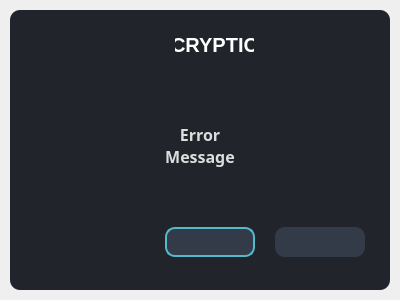
<?xml version="1.0" encoding="UTF-8"?>
<ui version="4.0">
 <class>Dialog</class>
 <widget class="QDialog" name="Dialog">
  <property name="geometry">
   <rect>
    <x>0</x>
    <y>0</y>
    <width>400</width>
    <height>300</height>
   </rect>
  </property>
  <property name="windowTitle">
   <string>Dialog</string>
  </property>
  <layout class="QVBoxLayout" name="verticalLayout">
   <property name="spacing">
    <number>0</number>
   </property>
   <property name="leftMargin">
    <number>10</number>
   </property>
   <property name="topMargin">
    <number>10</number>
   </property>
   <property name="rightMargin">
    <number>10</number>
   </property>
   <property name="bottomMargin">
    <number>10</number>
   </property>
   <item>
    <widget class="QFrame" name="frame">
     <property name="styleSheet">
      <string notr="true">background: #21252B;
border-radius: 10px;</string>
     </property>
     <property name="frameShape">
      <enum>QFrame::NoFrame</enum>
     </property>
     <property name="frameShadow">
      <enum>QFrame::Raised</enum>
     </property>
     <widget class="QFrame" name="logo">
      <property name="geometry">
       <rect>
        <x>105</x>
        <y>10</y>
        <width>169</width>
        <height>50</height>
       </rect>
      </property>
      <property name="maximumSize">
       <size>
        <width>16777215</width>
        <height>50</height>
       </size>
      </property>
      <property name="frameShape">
       <enum>QFrame::NoFrame</enum>
      </property>
      <property name="frameShadow">
       <enum>QFrame::Raised</enum>
      </property>
      <layout class="QHBoxLayout" name="horizontalLayout">
       <property name="spacing">
        <number>0</number>
       </property>
       <property name="leftMargin">
        <number>0</number>
       </property>
       <property name="topMargin">
        <number>0</number>
       </property>
       <property name="rightMargin">
        <number>30</number>
       </property>
       <property name="bottomMargin">
        <number>0</number>
       </property>
       <item>
        <widget class="QFrame" name="frame_2">
         <property name="minimumSize">
          <size>
           <width>60</width>
           <height>55</height>
          </size>
         </property>
         <property name="maximumSize">
          <size>
           <width>16777215</width>
           <height>50</height>
          </size>
         </property>
         <property name="styleSheet">
          <string notr="true">background: url(:/images/images/images/Logo.png);
background-repeat: no reapeat;
background-position: center;</string>
         </property>
         <property name="frameShape">
          <enum>QFrame::NoFrame</enum>
         </property>
         <property name="frameShadow">
          <enum>QFrame::Raised</enum>
         </property>
        </widget>
       </item>
       <item>
        <widget class="QLabel" name="label">
         <property name="maximumSize">
          <size>
           <width>16777215</width>
           <height>30</height>
          </size>
         </property>
         <property name="font">
          <font>
           <family>Segoe UI</family>
           <pointsize>15</pointsize>
           <weight>75</weight>
           <bold>true</bold>
          </font>
         </property>
         <property name="styleSheet">
          <string notr="true">color: #FFFFFF;</string>
         </property>
         <property name="text">
          <string>CRYPTIC</string>
         </property>
         <property name="alignment">
          <set>Qt::AlignCenter</set>
         </property>
        </widget>
       </item>
      </layout>
     </widget>
     <widget class="QFrame" name="error_message_f">
      <property name="geometry">
       <rect>
        <x>0</x>
        <y>65</y>
        <width>380</width>
        <height>140</height>
       </rect>
      </property>
      <property name="minimumSize">
       <size>
        <width>0</width>
        <height>140</height>
       </size>
      </property>
      <property name="frameShape">
       <enum>QFrame::NoFrame</enum>
      </property>
      <property name="frameShadow">
       <enum>QFrame::Raised</enum>
      </property>
      <layout class="QVBoxLayout" name="verticalLayout_3">
       <property name="spacing">
        <number>0</number>
       </property>
       <property name="leftMargin">
        <number>0</number>
       </property>
       <property name="topMargin">
        <number>0</number>
       </property>
       <property name="rightMargin">
        <number>0</number>
       </property>
       <property name="bottomMargin">
        <number>0</number>
       </property>
       <item>
        <widget class="QLabel" name="error_message">
         <property name="minimumSize">
          <size>
           <width>0</width>
           <height>0</height>
          </size>
         </property>
         <property name="font">
          <font>
           <family>Segoe UI Semibold</family>
           <pointsize>12</pointsize>
           <weight>75</weight>
           <bold>true</bold>
          </font>
         </property>
         <property name="styleSheet">
          <string notr="true">color: #DDDDDD;</string>
         </property>
         <property name="text">
          <string>Error
Message</string>
         </property>
         <property name="alignment">
          <set>Qt::AlignCenter</set>
         </property>
        </widget>
       </item>
      </layout>
     </widget>
     <widget class="QFrame" name="buttons">
      <property name="geometry">
       <rect>
        <x>135</x>
        <y>215</y>
        <width>235</width>
        <height>55</height>
       </rect>
      </property>
      <property name="minimumSize">
       <size>
        <width>0</width>
        <height>0</height>
       </size>
      </property>
      <property name="maximumSize">
       <size>
        <width>16777215</width>
        <height>60</height>
       </size>
      </property>
      <property name="styleSheet">
       <string notr="true">/* /////////////////////////////////////////////////////////////////////////////////////////////////
Button */
QPushButton {
	color: #259CA5;
	font: 13px &quot;Segoe UI&quot;;
	font-weight: bold;
	/* border: 2px solid rgb(52, 59, 72); */
	border-radius: 10px;	
	background-color: rgb(52, 59, 72);
}
QPushButton:hover {
	background-color: rgb(57, 65, 80);
	border: 2px solid rgb(61, 70, 86);
	color: #DDDDDD;
}
QPushButton:pressed {	
	background-color: rgb(35, 40, 49);
	border: 2px solid rgb(43, 50, 61);
	color: #DDDDDD;
}
</string>
      </property>
      <property name="frameShape">
       <enum>QFrame::NoFrame</enum>
      </property>
      <property name="frameShadow">
       <enum>QFrame::Raised</enum>
      </property>
      <layout class="QHBoxLayout" name="horizontalLayout_2">
       <property name="spacing">
        <number>20</number>
       </property>
       <property name="leftMargin">
        <number>20</number>
       </property>
       <property name="topMargin">
        <number>0</number>
       </property>
       <property name="rightMargin">
        <number>15</number>
       </property>
       <property name="bottomMargin">
        <number>20</number>
       </property>
       <item>
        <widget class="QPushButton" name="ok">
         <property name="minimumSize">
          <size>
           <width>90</width>
           <height>30</height>
          </size>
         </property>
         <property name="maximumSize">
          <size>
           <width>90</width>
           <height>30</height>
          </size>
         </property>
         <property name="styleSheet">
          <string notr="true">border: 2px solid #54B9CA;</string>
         </property>
         <property name="text">
          <string/>
         </property>
        </widget>
       </item>
       <item>
        <widget class="QPushButton" name="cancel">
         <property name="minimumSize">
          <size>
           <width>90</width>
           <height>30</height>
          </size>
         </property>
         <property name="maximumSize">
          <size>
           <width>90</width>
           <height>30</height>
          </size>
         </property>
         <property name="text">
          <string/>
         </property>
        </widget>
       </item>
      </layout>
     </widget>
    </widget>
   </item>
  </layout>
 </widget>
 <resources>
  <include location="../resources.qrc"/>
 </resources>
 <connections/>
</ui>
